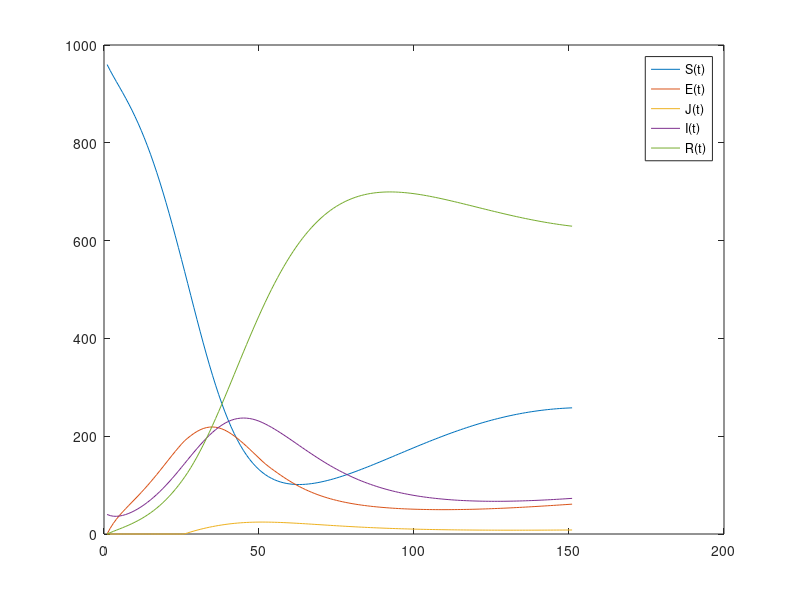

Here is the MATLAB script that generated this plot:

N=1000; % Total Initial Population
r=0.3; % Effectiveness of Isolation
l=0.5; % Relative Transmissibility of Isolated Individuals
mu=4.98*10^-5; % Natural Death Rate
alpha=1/10; % 
gamma=1/14; % Removal Rate of Infectious Individuals
gammar=1/10; % Removal Rate of Isolated Individuals
beta=0.3335; % Mean Transmission Rate
delta=0.15; % Probability of a Recovered Individuals becomes Susceptible
d=1/14; % Removal Rate of Recovered Individuals
T=0; % Number of Tests
T1=80;
ss=0.95; % Succes Rate of Sampling
st=0.85; % Succes Rate of Test
c=ss*st; % Succes Rate
r1=(1-r)*l; 
rate=T*c; 
rate1=T1*c;
tD=25; % Start of Drone Operation
te=50; % End of Drone Operation

f = @(t1,y1) [mu*N-mu*y1(1)-beta*(y1(4)+r1*y1(3))/(N-r*y1(3))*y1(1)+delta*d*y1(5);...
    (beta*(y1(4)+r1*y1(3))/(N-r*y1(3))*y1(1))-(mu+alpha*(1+rate/N))*y1(2);...
    alpha*rate/N*(y1(2)+y1(4))-(gammar+mu)*y1(3);...
    alpha*y1(2)-(gamma+mu+alpha*rate/N)*y1(4);...
    gammar*y1(3)+gamma*y1(4)-mu*y1(5)-delta*d*y1(5)];

g = @(t2,y2) [mu*N-mu*y2(1)-beta*(y2(4)+r1*y2(3))/(N-r*y2(3))*y2(1)+delta*d*y2(5);...
    (beta*(y2(4)+r1*y2(3))/(N-r*y2(3))*y2(1))-(mu+alpha*...
    (1+(rate1/N)*(t2>tD)*(t2<te)))*y2(2);...
    alpha*rate1/N*(t2>tD)*(y2(2)+y2(4))-(gammar+mu)*y2(3);...
    alpha*y2(2)-(gamma+mu+alpha*rate1/N)*y2(4);...
    gammar*y2(3)+gamma*y2(4)-mu*y2(5)-delta*d*y2(5)];

tspan = 0:1:150; % Time Span of the Simulation
conds = [960,0,0,40,0]; % Initial Conditons in order; 
                        % ('S(t)', 'E(t)', 'J(t)', 'I(t)', 'R(t)')
[t1,y1]=ode45(f, tspan, conds); 
[t2,y2]=ode45(g, tspan, conds);
plot(y2(:,:))
%hold on
%plot(y1(:,4),'g')
legend('S(t)', 'E(t)', 'J(t)', 'I(t)', 'R(t)')
Sum=0;
Sum2=0;
for i=1:75
sn=y1(i,3)+y1(i,4);
Sum=Sum+sn;
end
for i=1:75
sn=y2(i,3)+y2(i,4);
Sum2=Sum2+sn;
end

Infection_Toll = Sum2- Sum



